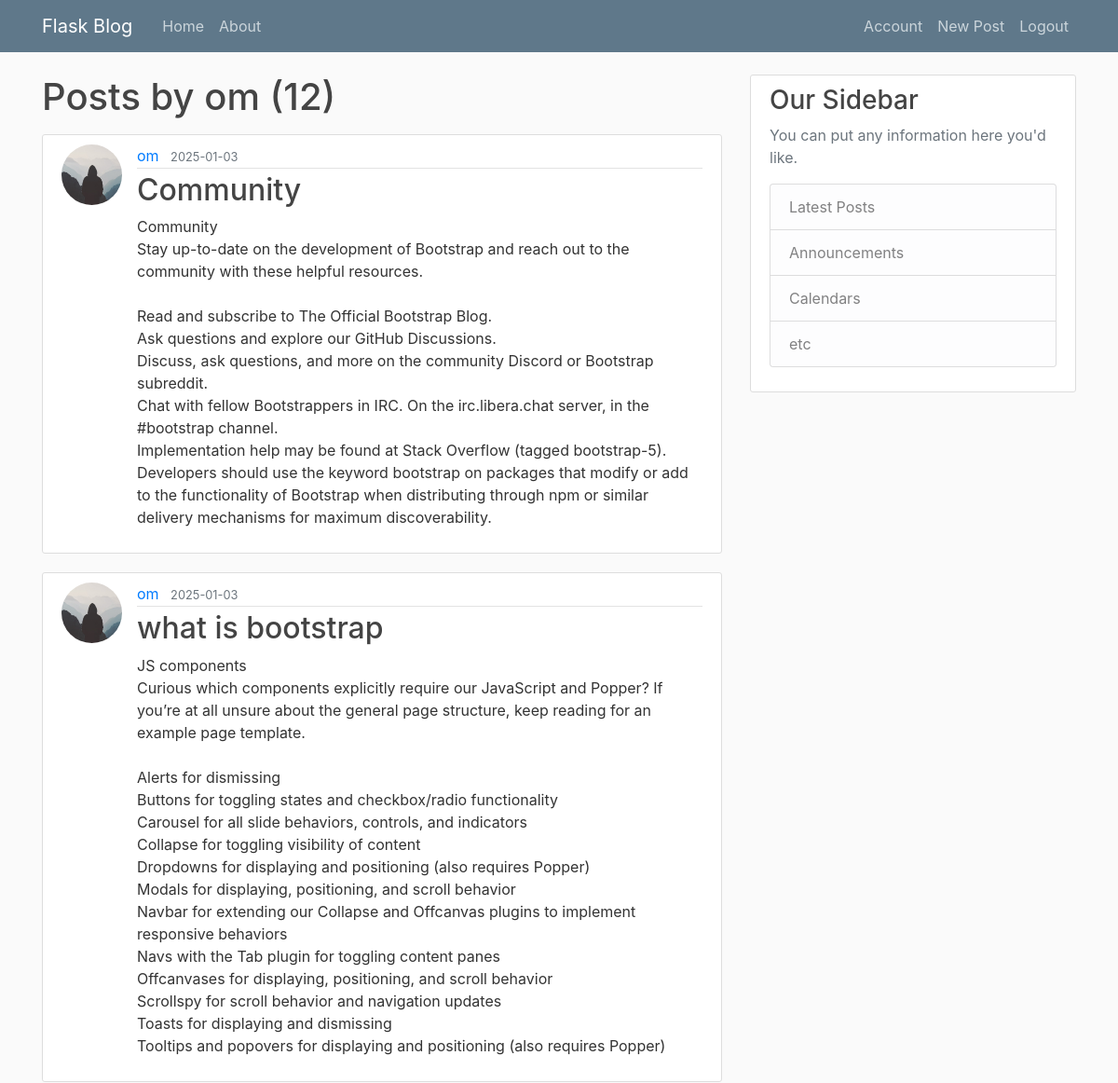
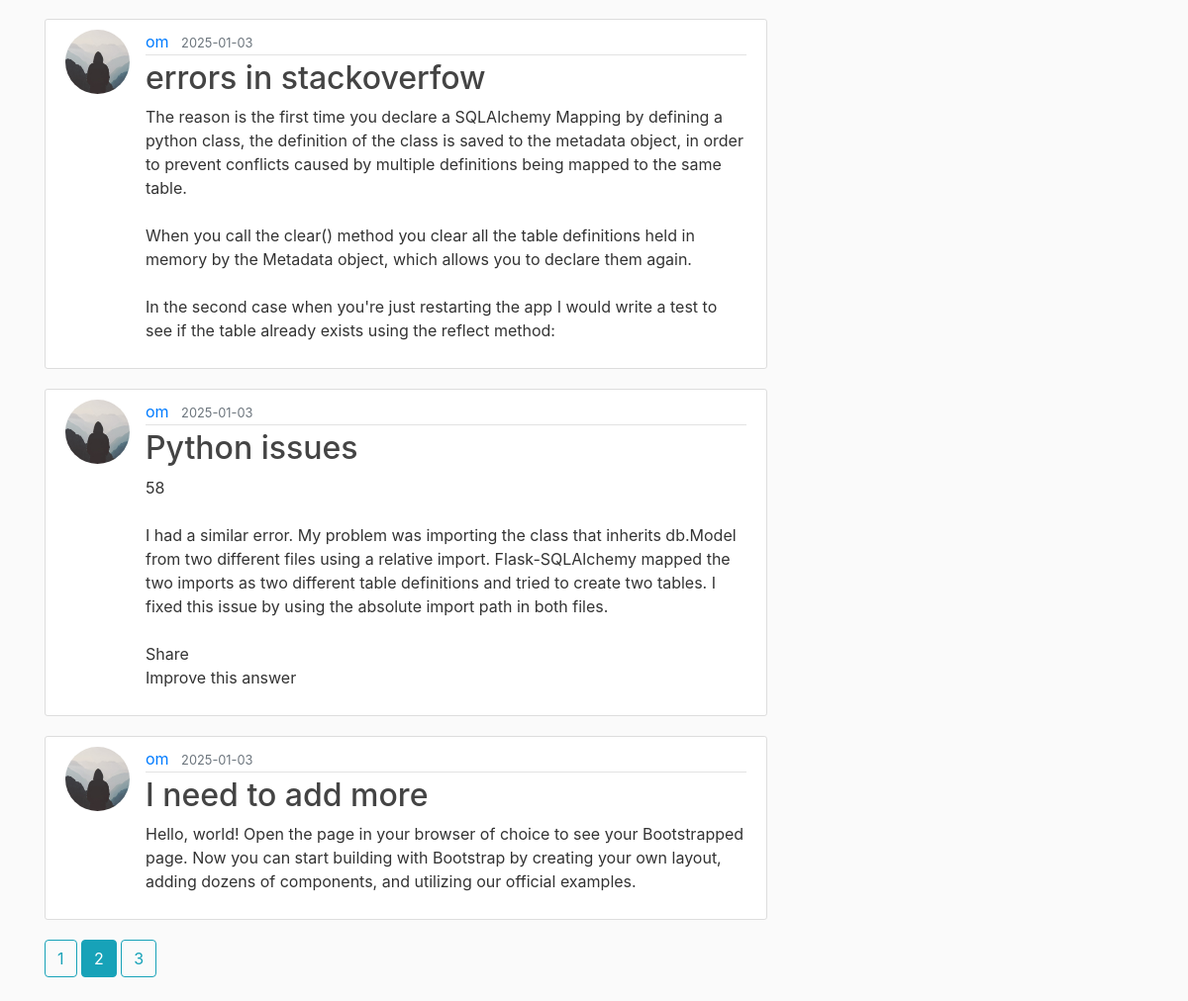
The page /user/om?page=2 (signed in) on the database its author committed (2 pictures, top to bottom).
### Corey_v2_package/flask_app/models.py (models this page shows, shortened)
class User(db_.Model, UserMixin):
    id = db_.Column(db_.Integer, primary_key=True)
    username = db_.Column(db_.String(20), unique=True, nullable=False)
    email = db_.Column(db_.String(120), unique=True, nullable=False)
    image_file = db_.Column(db_.String(20), nullable=False, default='default.jpg')
    password = db_.Column(db_.String(60), nullable=False)
    posts = db_.relationship('Post', backref='author',lazy=True)

class Post(db_.Model):
    id = db_.Column(db_.Integer, primary_key=True)
    title = db_.Column(db_.String(100), nullable=False)
    date_posted = db_.Column(db_.DateTime, nullable=False, default=datetime.utcnow)
    content = db_.Column(db_.Text, nullable=False)
    user_id = db_.Column(db_.Integer, db_.ForeignKey('user.id'), nullable=False)

### Corey_v2_package/flask_app/routes.py (the view)
@app_.route("/user/<string:username>")
def user_posts(username):
    page = request.args.get('page',1,type=int)
    user = User.query.filter_by(username=username).first_or_404()
    posts = (Post.query.filter_by(author=user).order_by(Post.date_posted.desc()).
             paginate(page=page, per_page=5))
    return render_template("user_post.html",posts=posts,user=user)

### Corey_v2_package/flask_app/models.py (called while the page is built)
@login_manager.user_loader
def load_user(user_id):
    return User.query.get(int(user_id))

### Corey_v2_package/flask_app/templates/user_post.html (shortened to what this page needs)
{% extends "layout.html" %}
{% block content %}
    <h1 class="mb-3"> Posts by {{user.username}} ({{ posts.total}})  </h1>
    {% for post in posts.items %}
        <article class="media content-section">
            <img class="rounded-circle article-img" src="{{ url_for('static',
             filename='profile_pics/' + post.author.image_file)}}" >
          <div class="media-body">
            <div class="article-metadata">
              <a class="mr-2" href="{{ url_for('user_posts', username=post.author.username) }}">{{ post.author.username }}</a>
              <small class="text-muted">{{ post.date_posted.strftime('%Y-%m-%d') }}</small>
            </div>
            <h2><a class="article-title" href="{{url_for('post',post_id=post.id)}}">{{ post.title }}</a></h2>
            <p class="article-content">{{ post.content }}</p>
          </div>
        </article>
    {% endfor %}
    {% for page_num in posts.iter_pages(left_edge=1, right_edge=1, left_current=1, right_current=2) %}
        {% if page_num %}
            {% if posts.page == page_num %}
                <a class="btn btn-info mb-4" href="{{ url_for('user_posts',username=user.username, page=page_num) }}">{{ page_num }}</a>
            {% else %}
                <a class="btn btn-outline-info mb-4" href="{{ url_for('user_posts',username=user.username, page=page_num) }}">{{ page_num }}</a>
            {% endif %}
        {% endif %}
    {% endfor %}
{% endblock content %}

### Corey_v2_package/flask_app/static/main.css (style rules this page uses)
body { background: #fafafa; color: #333333; margin-top: 5rem; }
h1, h2, h3, h4, h5, h6 { color: #444444; }
.content-section { background: #ffffff; padding: 10px 20px; border: 1px solid #dddddd; border-radius: 3px; margin-bottom: 20px; }
.article-title { color: #444444; }
.article-content { white-space: pre-line; }
.article-img { height: 65px; width: 65px; margin-right: 16px; }
.article-metadata { padding-bottom: 1px; margin-bottom: 4px; border-bottom: 1px solid #e3e3e3 }

### rows shown on the page
User: username "om"
Post: image_file (placeholder picture), author.username "om", date_posted "2025-01-03", title "Community", content "Community Stay up-to-date on the development of Bootstrap and reach out to the community with these helpful resources. Read and subscribe to The Official Bootstrap Blog. Ask questions and explore our GitHub Discussions. Discuss, ask questions, and more on the community Discord or Bootstrap subreddit. Chat with fellow Bootstrappers in IRC. On the irc.libera.chat server, in the #bootstrap channel. Implementation help may be found at Stack Overflow (tagged bootstrap-5). Developers should use the keyword bootstrap on packages that modify or add to the functionality of Bootstrap when distributing through npm or similar delivery mechanisms for maximum discoverability."
Post: image_file (placeholder picture), author.username "om", date_posted "2025-01-03", title "what is bootstrap", content "JS components Curious which components explicitly require our JavaScript and Popper? If you’re at all unsure about the general page structure, keep reading for an example page template. Alerts for dismissing Buttons for toggling states and checkbox/radio functionality Carousel for all slide behaviors, controls, and indicators Collapse for toggling visibility of content Dropdowns for displaying and positioning (also requires Popper) Modals for displaying, positioning, and scroll behavior Navbar for extending our Collapse and Offcanvas plugins to implement responsive behaviors Navs with the Tab plugin for toggling content panes Offcanvases for displaying, positioning, and scroll behavior…"
Post: image_file (placeholder picture), author.username "om", date_posted "2025-01-03", title "errors in stackoverfow", content "The reason is the first time you declare a SQLAlchemy Mapping by defining a python class, the definition of the class is saved to the metadata object, in order to prevent conflicts caused by multiple definitions being mapped to the same table. When you call the clear() method you clear all the table definitions held in memory by the Metadata object, which allows you to declare them again. In the second case when you're just restarting the app I would write a test to see if the table already exists using the reflect method:"
Post: image_file (placeholder picture), author.username "om", date_posted "2025-01-03", title "Python issues", content "58 I had a similar error. My problem was importing the class that inherits db.Model from two different files using a relative import. Flask-SQLAlchemy mapped the two imports as two different table definitions and tried to create two tables. I fixed this issue by using the absolute import path in both files. Share Improve this answer"
Post: image_file (placeholder picture), author.username "om", date_posted "2025-01-03", title "I need to add more", content "Hello, world! Open the page in your browser of choice to see your Bootstrapped page. Now you can start building with Bootstrap by creating your own layout, adding dozens of components, and utilizing our official examples."

### other values the page prints
{{ posts.total }} "12"
{{ page_num }} "1" "3"
{{ page_num }} "2"
